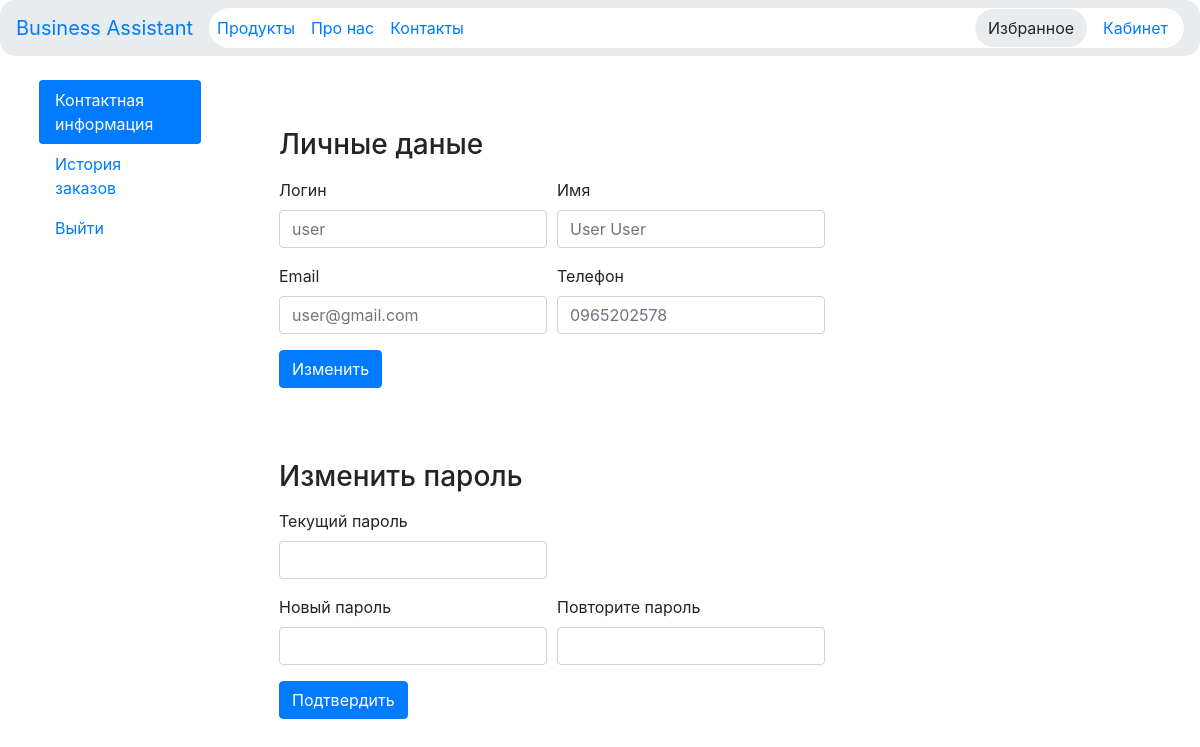
Before: /shop/account.php (signed in) with the older database file.
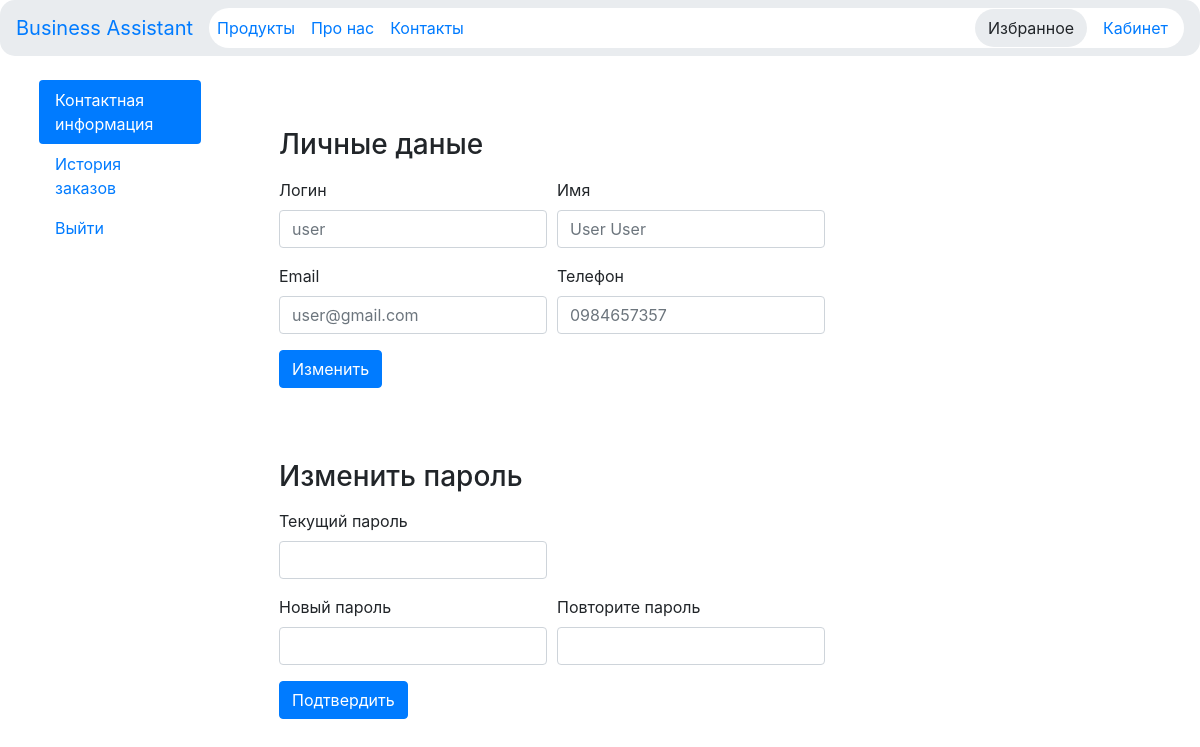
After: the same page with the newer database file.
### tables this page shows
CREATE TABLE `users` (
  `id` int(11) NOT NULL,
  `login` varchar(255) NOT NULL,
  `password` varchar(255) NOT NULL,
  `email` varchar(100) NOT NULL,
  `name` varchar(255) NOT NULL,
  `phone` varchar(20) NOT NULL,
  `confirm_mail` varchar(255) NOT NULL,
  `verifided` int(11) NOT NULL DEFAULT 0,
  `favorites` text NOT NULL
);

### shop/configs/settings.php (called while the page is built, shortened)
<?php
if(isset($_COOKIE["user_id"])) {
	$user_id = $_COOKIE["user_id"];
}
?>

### shop/account.php (the view, shortened to what this page needs)
<?php
include 'configs/db.php';
include 'parts/header.php';
$sql = "SELECT * FROM users WHERE id=". $user_id;
$result = $conn->query($sql);
$user = mysqli_fetch_assoc($result);
?>
<div class="row m-4">
	<?php
	include 'parts/account/nav.php';
	?>
<div class="col-6 ml-5">
	<form method="POST" id="form_change-user" action="parts/account/change_user.php">
	  <h3 class="mt-5">Личные даные</h3>
	  <div class="form-row mt-3">
	    <div class="form-group col-md-6">
	      <label>Логин</label>
	      <input type="text" name="login" class="form-control" placeholder="<?php echo $user['login'] ?>">
	    </div>
	    <div class="form-group col-md-6">
	      <label>Имя</label>
	      <input type="text" name="name" class="form-control" placeholder="<?php echo $user['name'] ?>">
	    </div>
	  </div>
	  <div class="form-row">
	    <div class="form-group col-md-6">
	      <label>Email</label>
	      <input type="text" name="email" class="form-control" placeholder="<?php echo $user['email'] ?>">
	    </div>
	    <div class="form-group col-md-6">
	      <label>Телефон</label>
	      <input type="text" name="phone" class="form-control" placeholder="<?php echo $user['phone'] ?>">
	    </div>
	  </div>
	  <button value="1" type="submit" class="btn btn-primary" onclick="changeUser()">Изменить</button>
	</form>
	<form method="POST">
	  <h3 class="mt-5">Изменить пароль</h3>
	  <div class="form-row mt-3">
	    <div class="form-group col-md-6">
	      <label>Текущий пароль</label>
	      <input type="password" name="password" class="form-control">
	    </div>
	  </div>
	  <div class="form-row">
	    <div class="form-group col-md-6">
	      <label>Новый пароль</label>
	      <input type="password" name="new_password" class="form-control">
	    </div>
	    <div class="form-group col-md-6">
	      <label>Повторите пароль</label>
	      <input type="password" name="return_password" class="form-control">
	    </div>
	  </div>
	  <button type="submit" class="btn btn-primary">Подтвердить</button>
	</form>
</div>
<?php
include 'parts/footer.php';
?>

Changed rows visible on the page:
changed users "user": phone "0965202578" → "0984657357"
